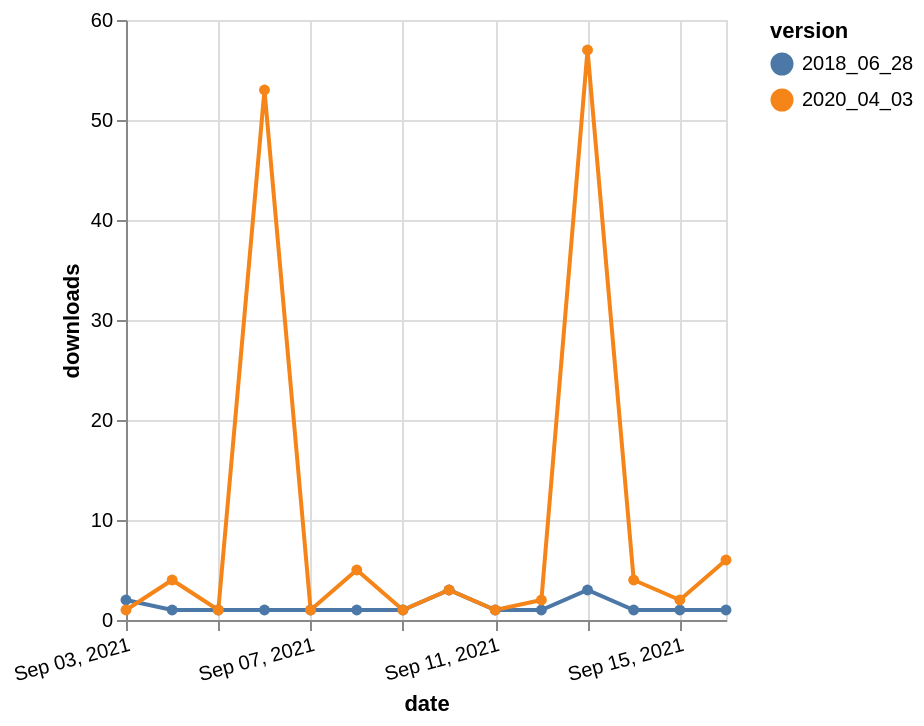

Vega-Lite specification stored for this chart:
### Vega-Lite specification from a JSON file in a GitHub repository (floating-point values rounded to 4 significant figures)
{"$schema": "https://vega.github.io/schema/vega-lite/v5.json", "description": "A simple bar chart with embedded data.", "data": {"values": [{"date": "2021-09-03", "total": 10071, "delta": 2, "version": "2018_06_28"}, {"date": "2021-09-04", "total": 10072, "delta": 1, "version": "2018_06_28"}, {"date": "2021-09-05", "total": 10073, "delta": 1, "version": "2018_06_28"}, {"date": "2021-09-06", "total": 10074, "delta": 1, "version": "2018_06_28"}, {"date": "2021-09-07", "total": 10075, "delta": 1, "version": "2018_06_28"}, {"date": "2021-09-08", "total": 10076, "delta": 1, "version": "2018_06_28"}, {"date": "2021-09-09", "total": 10077, "delta": 1, "version": "2018_06_28"}, {"date": "2021-09-10", "total": 10080, "delta": 3, "version": "2018_06_28"}, {"date": "2021-09-11", "total": 10081, "delta": 1, "version": "2018_06_28"}, {"date": "2021-09-12", "total": 10082, "delta": 1, "version": "2018_06_28"}, {"date": "2021-09-13", "total": 10085, "delta": 3, "version": "2018_06_28"}, {"date": "2021-09-14", "total": 10086, "delta": 1, "version": "2018_06_28"}, {"date": "2021-09-15", "total": 10087, "delta": 1, "version": "2018_06_28"}, {"date": "2021-09-16", "total": 10088, "delta": 1, "version": "2018_06_28"}, {"date": "2021-09-03", "total": 6458, "delta": 1, "version": "2020_04_03"}, {"date": "2021-09-04", "total": 6462, "delta": 4, "version": "2020_04_03"}, {"date": "2021-09-05", "total": 6463, "delta": 1, "version": "2020_04_03"}, {"date": "2021-09-06", "total": 6516, "delta": 53, "version": "2020_04_03"}, {"date": "2021-09-07", "total": 6517, "delta": 1, "version": "2020_04_03"}, {"date": "2021-09-08", "total": 6522, "delta": 5, "version": "2020_04_03"}, {"date": "2021-09-09", "total": 6523, "delta": 1, "version": "2020_04_03"}, {"date": "2021-09-10", "total": 6526, "delta": 3, "version": "2020_04_03"}, {"date": "2021-09-11", "total": 6527, "delta": 1, "version": "2020_04_03"}, {"date": "2021-09-12", "total": 6529, "delta": 2, "version": "2020_04_03"}, {"date": "2021-09-13", "total": 6586, "delta": 57, "version": "2020_04_03"}, {"date": "2021-09-14", "total": 6590, "delta": 4, "version": "2020_04_03"}, {"date": "2021-09-15", "total": 6592, "delta": 2, "version": "2020_04_03"}, {"date": "2021-09-16", "total": 6598, "delta": 6, "version": "2020_04_03"}]}, "width": "container", "mark": {"type": "line", "point": {"filled": true}}, "encoding": {"x": {"field": "date", "type": "temporal", "timeUnit": "yearmonthdate", "title": "date", "axis": {"labelAngle": -15}}, "y": {"field": "delta", "type": "quantitative", "title": "downloads"}, "color": {"field": "version", "type": "nominal"}, "tooltip": {"field": "delta"}}}
